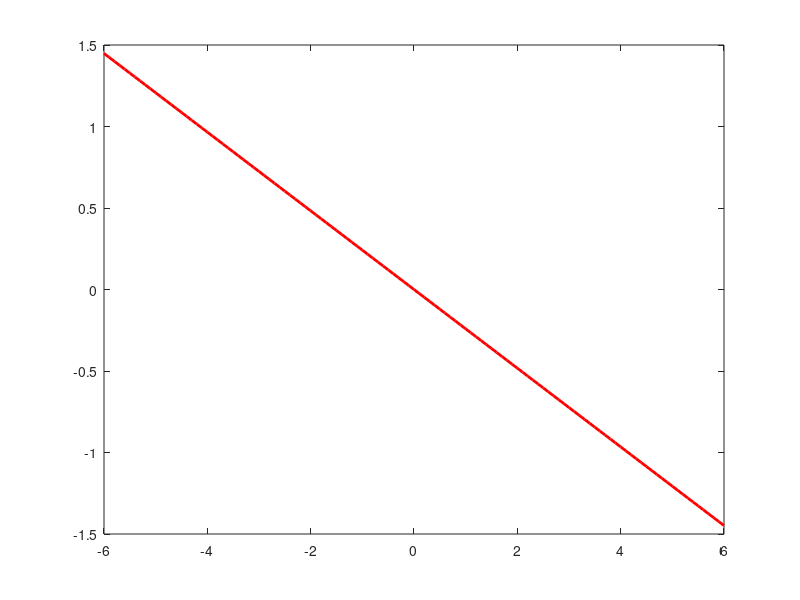

Write the MATLAB code that produced this figure.
% Compute and plot Fisher Linear Discriminant direction using
% means and covariance matrices of the problem.
m1 = [0 2]';
m2 = [1.7 2.5]';
C1 = [2,1;1,2]';
C2 = C1;

wF = inv(C1 + C2)*(m1 - m2);
step = 0.1;
xx = -6:step:6;
yy = xx*wF(2)/wF(1);
plot(xx,yy,'r','LineWidth',2);
